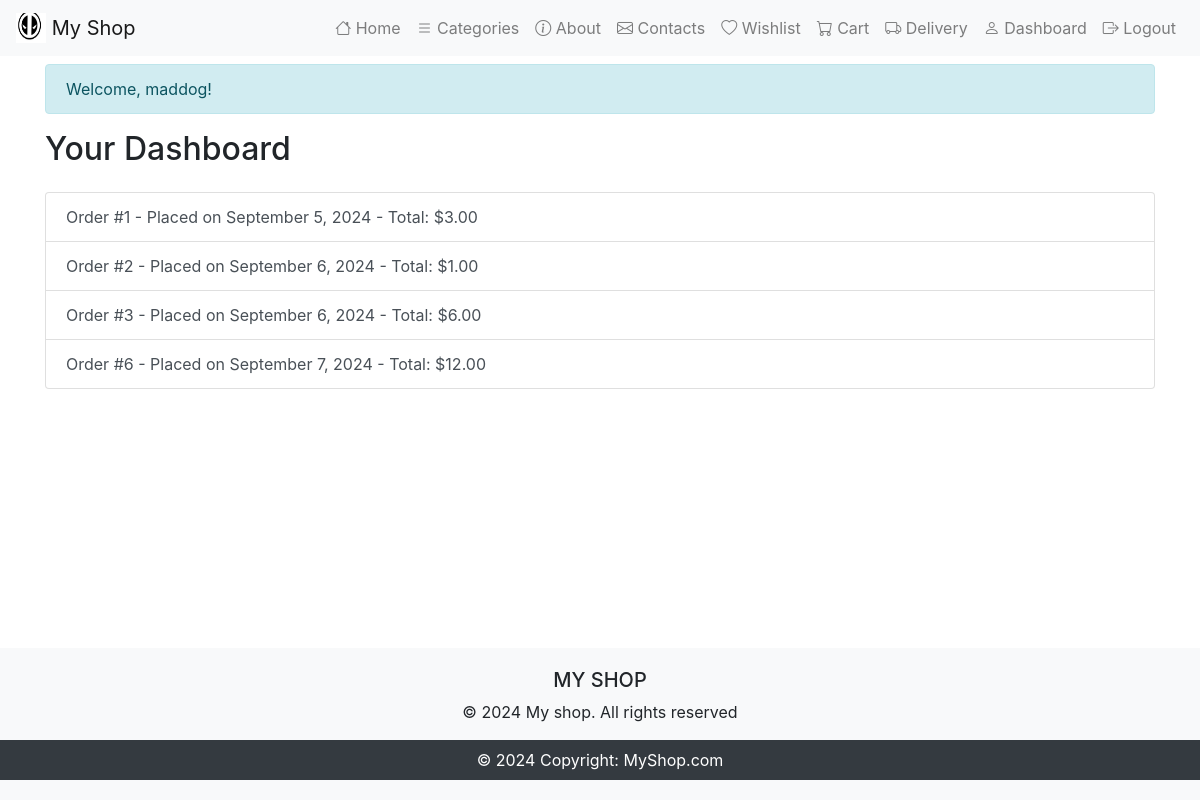
The app's page /dashboard/ (signed in), older data.
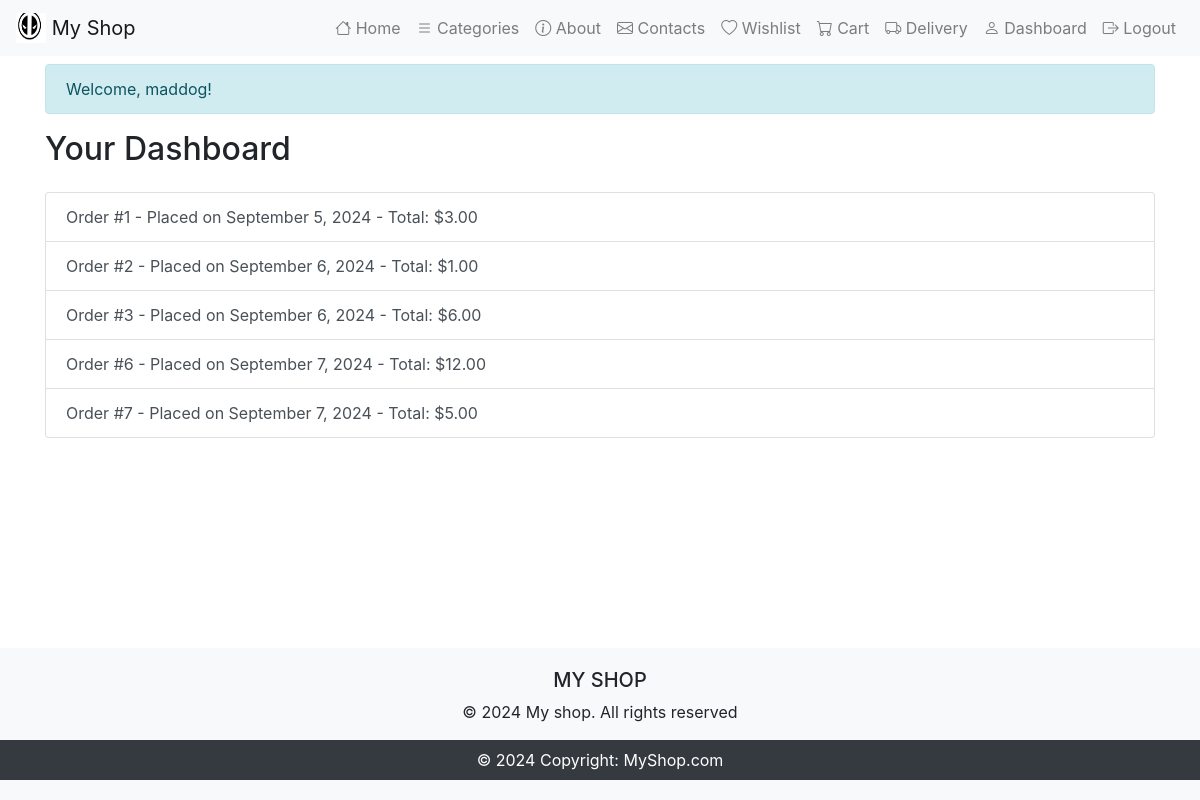
The same page, newer data.
### electronics_shop/electronics/models.py (models this page shows, shortened)
class Order(models.Model):
    MAX_TOTAL_PRICE_DIGITS = 10
    MAX_DECIMAL_PLACES = 2
    user = models.ForeignKey(User, on_delete=models.CASCADE, null=True, blank=True)
    created_at = models.DateTimeField(default=timezone.now)
    total_price = models.DecimalField(max_digits=MAX_TOTAL_PRICE_DIGITS, decimal_places=MAX_DECIMAL_PLACES)
    cart_data = models.JSONField(default=dict)  # To store cart items

### electronics_shop/dashboard/views.py (the view)
# urls.py: path('', dashboard_view, name='dashboard'),
def dashboard_view(request):
    orders = Order.objects.filter(user=request.user) if request.user.is_authenticated else None
    context = {
        'orders': orders
    }
    return render(request, 'dashboard/dashboard.html', context)

### templates/dashboard/dashboard.html (shortened to what this page needs)
{% extends 'base.html' %}
{% block content %}
<h2 class="mb-4">Your Dashboard</h2>
{% if orders %}
    <div class="list-group">
        {% for order in orders %}
        <a href="{% url 'order_detail' order.id %}" class="list-group-item list-group-item-action">
            Order #{{ order.id }} - Placed on {{ order.created_at|date:"F j, Y" }} - Total: ${{ order.total_price }}
        </a>
        {% endfor %}
    </div>
{% else %}
    <p>You have no orders yet.</p>
{% endif %}
{% endblock %}

Row changes from the older to the newer data that the page shows:
added Order: id "7", created_at "September 7, 2024", total_price "5.00"
